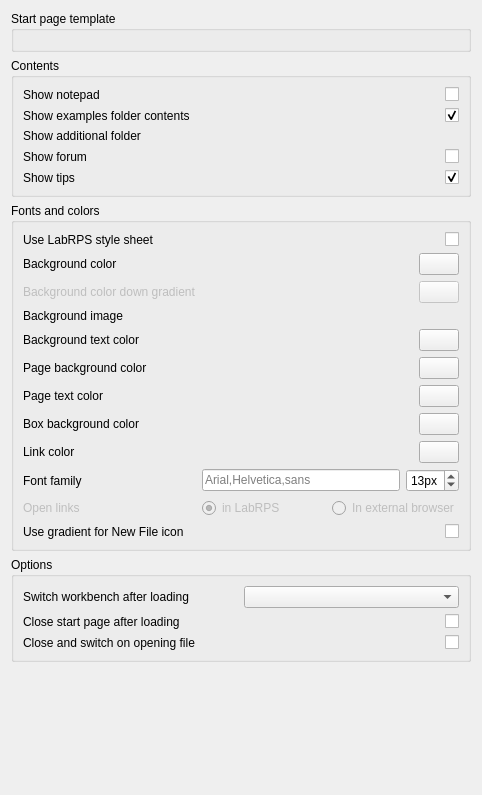
<?xml version="1.0" encoding="UTF-8"?>
<ui version="4.0">
 <class>DlgStartPreferences</class>
 <widget class="QWidget" name="DlgStartPreferences">
  <property name="geometry">
   <rect>
    <x>0</x>
    <y>0</y>
    <width>482</width>
    <height>795</height>
   </rect>
  </property>
  <property name="windowTitle">
   <string>Start page options</string>
  </property>
  <layout class="QVBoxLayout" name="verticalLayout">
   <item>
    <widget class="QGroupBox" name="groupBox_2">
     <property name="title">
      <string>Start page template</string>
     </property>
     <layout class="QVBoxLayout" name="verticalLayout_2">
      <item>
       <widget class="Gui::PrefFileChooser" name="fileChooser_1">
        <property name="toolTip">
         <string>An optional HTML template that will be used instead of the default start page.</string>
        </property>
        <property name="prefEntry" stdset="0">
         <cstring>Template</cstring>
        </property>
        <property name="prefPath" stdset="0">
         <cstring>Mod/Start</cstring>
        </property>
       </widget>
      </item>
     </layout>
    </widget>
   </item>
   <item>
    <widget class="QGroupBox" name="groupBox_3">
     <property name="title">
      <string>Contents</string>
     </property>
     <layout class="QGridLayout" name="gridLayout_2">
      <item row="0" column="0">
       <widget class="QLabel" name="label_17">
        <property name="text">
         <string>Show notepad</string>
        </property>
       </widget>
      </item>
      <item row="0" column="1">
       <widget class="Gui::PrefCheckBox" name="checkBox">
        <property name="toolTip">
         <string>Shows a notepad next to the file thumbnails, where you can keep notes across sessions</string>
        </property>
        <property name="layoutDirection">
         <enum>Qt::RightToLeft</enum>
        </property>
        <property name="text">
         <string/>
        </property>
        <property name="prefEntry" stdset="0">
         <cstring>ShowNotes</cstring>
        </property>
        <property name="prefPath" stdset="0">
         <cstring>Mod/Start</cstring>
        </property>
       </widget>
      </item>
      <item row="1" column="0">
       <widget class="QLabel" name="label_9">
        <property name="text">
         <string>Show examples folder contents</string>
        </property>
       </widget>
      </item>
      <item row="1" column="1">
       <widget class="Gui::PrefCheckBox" name="checkBox_1">
        <property name="toolTip">
         <string>If you want the examples to show on the first page</string>
        </property>
        <property name="layoutDirection">
         <enum>Qt::RightToLeft</enum>
        </property>
        <property name="text">
         <string/>
        </property>
        <property name="checked">
         <bool>true</bool>
        </property>
        <property name="prefEntry" stdset="0">
         <cstring>ShowExamples</cstring>
        </property>
        <property name="prefPath" stdset="0">
         <cstring>Mod/Start</cstring>
        </property>
       </widget>
      </item>
      <item row="2" column="0">
       <widget class="QLabel" name="label_10">
        <property name="text">
         <string>Show additional folder</string>
        </property>
       </widget>
      </item>
      <item row="2" column="1">
       <widget class="Gui::PrefFileChooser" name="fileChooser_3">
        <property name="toolTip">
         <string>An optional custom folder to be displayed at the bottom of the first page.
By using ";;" to separate paths, you can add several folders here</string>
        </property>
        <property name="mode">
         <enum>Gui::FileChooser::Directory</enum>
        </property>
        <property name="prefEntry" stdset="0">
         <cstring>ShowCustomFolder</cstring>
        </property>
        <property name="prefPath" stdset="0">
         <cstring>Mod/Start</cstring>
        </property>
       </widget>
      </item>
      <item row="3" column="0">
       <widget class="QLabel" name="label_14">
        <property name="text">
         <string>Show forum</string>
        </property>
       </widget>
      </item>
      <item row="3" column="1">
       <widget class="Gui::PrefCheckBox" name="checkBox_4">
        <property name="toolTip">
         <string>If this is checked, the latest posts from the LabRPS forum will be displayed on the Activity tab</string>
        </property>
        <property name="layoutDirection">
         <enum>Qt::RightToLeft</enum>
        </property>
        <property name="text">
         <string/>
        </property>
        <property name="prefEntry" stdset="0">
         <cstring>ShowForum</cstring>
        </property>
        <property name="prefPath" stdset="0">
         <cstring>Mod/Start</cstring>
        </property>
       </widget>
      </item>
      <item row="4" column="0">
       <widget class="QLabel" name="label_19">
        <property name="text">
         <string>Show tips</string>
        </property>
       </widget>
      </item>
      <item row="4" column="1">
       <widget class="Gui::PrefCheckBox" name="checkBox_7">
        <property name="layoutDirection">
         <enum>Qt::RightToLeft</enum>
        </property>
        <property name="toolTip">
         <string>Displays help tips in the Start workbench Documents tab</string>
        </property>
        <property name="text">
         <string/>
        </property>
        <property name="checked">
         <bool>true</bool>
        </property>
        <property name="prefEntry" stdset="0">
         <cstring>ShowTips</cstring>
        </property>
        <property name="prefPath" stdset="0">
         <cstring>Mod/Start</cstring>
        </property>
       </widget>
      </item>
     </layout>
    </widget>
   </item>
   <item>
    <widget class="QGroupBox" name="groupBox">
     <property name="title">
      <string>Fonts and colors</string>
     </property>
     <layout class="QGridLayout" name="gridLayout">
      <item row="0" column="0">
       <widget class="QLabel" name="label_15">
        <property name="text">
         <string>Use LabRPS style sheet</string>
        </property>
       </widget>
      </item>
      <item row="0" column="1">
       <widget class="Gui::PrefCheckBox" name="checkBox_5">
        <property name="toolTip">
         <string>If this is checked and a style sheet is specified in General preferences, it will be used and override the colors below</string>
        </property>
        <property name="layoutDirection">
         <enum>Qt::RightToLeft</enum>
        </property>
        <property name="text">
         <string/>
        </property>
        <property name="prefEntry" stdset="0">
         <cstring>UseStyleSheet</cstring>
        </property>
        <property name="prefPath" stdset="0">
         <cstring>Mod/Start</cstring>
        </property>
       </widget>
      </item>
      <item row="1" column="0">
       <widget class="QLabel" name="label">
        <property name="text">
         <string>Background color</string>
        </property>
       </widget>
      </item>
      <item row="1" column="1" alignment="Qt::AlignRight">
       <widget class="Gui::PrefColorButton" name="colorButton_1">
        <property name="maximumSize">
         <size>
          <width>60</width>
          <height>60</height>
         </size>
        </property>
        <property name="toolTip">
         <string>The background color behind the panels</string>
        </property>
        <property name="color">
         <color>
          <red>79</red>
          <green>88</green>
          <blue>116</blue>
         </color>
        </property>
        <property name="prefEntry" stdset="0">
         <cstring>BackgroundColor1</cstring>
        </property>
        <property name="prefPath" stdset="0">
         <cstring>Mod/Start</cstring>
        </property>
       </widget>
      </item>
      <item row="2" column="0">
       <widget class="QLabel" name="label_12">
        <property name="enabled">
         <bool>false</bool>
        </property>
        <property name="text">
         <string>Background color down gradient</string>
        </property>
       </widget>
      </item>
      <item row="2" column="1" alignment="Qt::AlignRight">
       <widget class="Gui::PrefColorButton" name="colorButton_7">
        <property name="enabled">
         <bool>false</bool>
        </property>
        <property name="maximumSize">
         <size>
          <width>60</width>
          <height>60</height>
         </size>
        </property>
        <property name="toolTip">
         <string>The down gradient for the background color (currently unsupported)</string>
        </property>
        <property name="color">
         <color>
          <red>127</red>
          <green>158</green>
          <blue>181</blue>
         </color>
        </property>
        <property name="prefEntry" stdset="0">
         <cstring>BackgroundColor2</cstring>
        </property>
        <property name="prefPath" stdset="0">
         <cstring>Mod/Start</cstring>
        </property>
       </widget>
      </item>
      <item row="4" column="0">
       <widget class="QLabel" name="label_2">
        <property name="text">
         <string>Background image</string>
        </property>
       </widget>
      </item>
      <item row="4" column="1">
       <widget class="Gui::PrefFileChooser" name="fileChooser_2">
        <property name="toolTip">
         <string>An optional image to display as background</string>
        </property>
        <property name="prefEntry" stdset="0">
         <cstring>BackgroundImage</cstring>
        </property>
        <property name="prefPath" stdset="0">
         <cstring>Mod/Start</cstring>
        </property>
       </widget>
      </item>
      <item row="5" column="0">
       <widget class="QLabel" name="label_3">
        <property name="text">
         <string>Background text color</string>
        </property>
       </widget>
      </item>
      <item row="5" column="1" alignment="Qt::AlignRight">
       <widget class="Gui::PrefColorButton" name="colorButton_2">
        <property name="maximumSize">
         <size>
          <width>60</width>
          <height>60</height>
         </size>
        </property>
        <property name="toolTip">
         <string>The color of the version text</string>
        </property>
        <property name="color">
         <color>
          <red>255</red>
          <green>251</green>
          <blue>247</blue>
         </color>
        </property>
        <property name="prefEntry" stdset="0">
         <cstring>BackgroundTextColor</cstring>
        </property>
        <property name="prefPath" stdset="0">
         <cstring>Mod/Start</cstring>
        </property>
       </widget>
      </item>
      <item row="6" column="0">
       <widget class="QLabel" name="label_4">
        <property name="text">
         <string>Page background color</string>
        </property>
       </widget>
      </item>
      <item row="6" column="1" alignment="Qt::AlignRight">
       <widget class="Gui::PrefColorButton" name="colorButton_3">
        <property name="maximumSize">
         <size>
          <width>60</width>
          <height>60</height>
         </size>
        </property>
        <property name="toolTip">
         <string>The background of the main start page area</string>
        </property>
        <property name="color">
         <color>
          <red>255</red>
          <green>255</green>
          <blue>255</blue>
         </color>
        </property>
        <property name="prefEntry" stdset="0">
         <cstring>PageColor</cstring>
        </property>
        <property name="prefPath" stdset="0">
         <cstring>Mod/Start</cstring>
        </property>
       </widget>
      </item>
      <item row="7" column="0">
       <widget class="QLabel" name="label_5">
        <property name="text">
         <string>Page text color</string>
        </property>
       </widget>
      </item>
      <item row="7" column="1" alignment="Qt::AlignRight">
       <widget class="Gui::PrefColorButton" name="colorButton_4">
        <property name="maximumSize">
         <size>
          <width>60</width>
          <height>60</height>
         </size>
        </property>
        <property name="toolTip">
         <string>The color of the text on the main pages</string>
        </property>
        <property name="color">
         <color>
          <red>0</red>
          <green>0</green>
          <blue>0</blue>
         </color>
        </property>
        <property name="prefEntry" stdset="0">
         <cstring>PageTextColor</cstring>
        </property>
        <property name="prefPath" stdset="0">
         <cstring>Mod/Start</cstring>
        </property>
       </widget>
      </item>
      <item row="8" column="0">
       <widget class="QLabel" name="label_6">
        <property name="text">
         <string>Box background color</string>
        </property>
       </widget>
      </item>
      <item row="8" column="1" alignment="Qt::AlignRight">
       <widget class="Gui::PrefColorButton" name="colorButton_5">
        <property name="maximumSize">
         <size>
          <width>60</width>
          <height>60</height>
         </size>
        </property>
        <property name="toolTip">
         <string>The background color of the boxes inside the pages</string>
        </property>
        <property name="color">
         <color>
          <red>221</red>
          <green>221</green>
          <blue>221</blue>
         </color>
        </property>
        <property name="prefEntry" stdset="0">
         <cstring>BoxColor</cstring>
        </property>
        <property name="prefPath" stdset="0">
         <cstring>Mod/Start</cstring>
        </property>
       </widget>
      </item>
      <item row="9" column="0">
       <widget class="QLabel" name="label_8">
        <property name="text">
         <string>Link color</string>
        </property>
       </widget>
      </item>
      <item row="9" column="1" alignment="Qt::AlignRight">
       <widget class="Gui::PrefColorButton" name="colorButton_6">
        <property name="maximumSize">
         <size>
          <width>60</width>
          <height>60</height>
         </size>
        </property>
        <property name="toolTip">
         <string>The color of the links</string>
        </property>
        <property name="color">
         <color>
          <red>0</red>
          <green>0</green>
          <blue>255</blue>
         </color>
        </property>
        <property name="prefEntry" stdset="0">
         <cstring>LinkColor</cstring>
        </property>
        <property name="prefPath" stdset="0">
         <cstring>Mod/Start</cstring>
        </property>
       </widget>
      </item>
      <item row="10" column="0">
       <widget class="QLabel" name="label_16">
        <property name="text">
         <string>Font family</string>
        </property>
       </widget>
      </item>
      <item row="10" column="1">
       <layout class="QHBoxLayout" name="horizontalLayout_2">
        <item>
         <widget class="Gui::PrefLineEdit" name="lineEdit">
          <property name="toolTip">
           <string>The font family to use on the start page. Can be a font name or a comma-separated series of fallback fonts</string>
          </property>
          <property name="text">
           <string/>
          </property>
          <property name="placeholderText">
           <string>Arial,Helvetica,sans</string>
          </property>
          <property name="prefEntry" stdset="0">
           <cstring>FontFamily</cstring>
          </property>
          <property name="prefPath" stdset="0">
           <cstring>Mod/Start</cstring>
          </property>
         </widget>
        </item>
        <item>
         <widget class="Gui::PrefSpinBox" name="spinBox">
          <property name="toolTip">
           <string>The base font size to use for all texts of the Start page</string>
          </property>
          <property name="suffix">
           <string>px</string>
          </property>
          <property name="value">
           <number>13</number>
          </property>
          <property name="prefEntry" stdset="0">
           <cstring>FontSize</cstring>
          </property>
          <property name="prefPath" stdset="0">
           <cstring>Mod/Start</cstring>
          </property>
         </widget>
        </item>
       </layout>
      </item>
      <item row="11" column="0">
       <widget class="QLabel" name="label_7">
        <property name="enabled">
         <bool>false</bool>
        </property>
        <property name="text">
         <string>Open links</string>
        </property>
       </widget>
      </item>
      <item row="11" column="1">
       <layout class="QHBoxLayout" name="horizontalLayout">
        <item>
         <widget class="Gui::PrefRadioButton" name="radioButton_2">
          <property name="enabled">
           <bool>false</bool>
          </property>
          <property name="text">
           <string>in LabRPS</string>
          </property>
          <property name="checked">
           <bool>true</bool>
          </property>
          <property name="prefEntry" stdset="0">
           <cstring>InBrowser</cstring>
          </property>
          <property name="prefPath" stdset="0">
           <cstring>Mod/Start</cstring>
          </property>
         </widget>
        </item>
        <item>
         <widget class="Gui::PrefRadioButton" name="radioButton_1">
          <property name="enabled">
           <bool>false</bool>
          </property>
          <property name="text">
           <string>In external browser</string>
          </property>
          <property name="prefEntry" stdset="0">
           <cstring>InWeb</cstring>
          </property>
          <property name="prefPath" stdset="0">
           <cstring>Mod/Start</cstring>
          </property>
         </widget>
        </item>
       </layout>
      </item>
      <item row="12" column="0">
       <widget class="QLabel" name="label_18">
        <property name="text">
         <string>Use gradient for New File icon</string>
        </property>
       </widget>
      </item>
      <item row="12" column="1">
       <widget class="Gui::PrefCheckBox" name="checkBox_6">
        <property name="toolTip">
         <string>If this is selected, the 'New File' icon shows a gradient icon instead of the normal icon</string>
        </property>
        <property name="layoutDirection">
         <enum>Qt::RightToLeft</enum>
        </property>
        <property name="text">
         <string/>
        </property>
        <property name="prefEntry" stdset="0">
         <cstring>NewFileGradient</cstring>
        </property>
        <property name="prefPath" stdset="0">
         <cstring>Mod/Start</cstring>
        </property>
       </widget>
      </item>
     </layout>
    </widget>
   </item>
   <item>
    <widget class="QGroupBox" name="groupBox_4">
     <property name="title">
      <string>Options</string>
     </property>
     <layout class="QGridLayout" name="gridLayout_3">
      <item row="0" column="0">
       <widget class="QLabel" name="autoModuleLabel">
        <property name="text">
         <string>Switch workbench after loading</string>
        </property>
       </widget>
      </item>
      <item row="0" column="1">
       <widget class="QComboBox" name="AutoloadModuleCombo">
        <property name="toolTip">
         <string>Choose which workbench to switch to after the program launches</string>
        </property>
       </widget>
      </item>
      <item row="1" column="0">
       <widget class="QLabel" name="label_11">
        <property name="text">
         <string>Close start page after loading</string>
        </property>
       </widget>
      </item>
      <item row="1" column="1">
       <widget class="Gui::PrefCheckBox" name="checkBox_2">
        <property name="toolTip">
         <string>If checked, will automatically close the Start page when LabRPS launches</string>
        </property>
        <property name="layoutDirection">
         <enum>Qt::RightToLeft</enum>
        </property>
        <property name="text">
         <string/>
        </property>
        <property name="prefEntry" stdset="0">
         <cstring>closeStart</cstring>
        </property>
        <property name="prefPath" stdset="0">
         <cstring>Mod/Start</cstring>
        </property>
       </widget>
      </item>
      <item row="2" column="0">
       <widget class="QLabel" name="label_13">
        <property name="text">
         <string>Close and switch on opening file</string>
        </property>
       </widget>
      </item>
      <item row="2" column="1">
       <widget class="Gui::PrefCheckBox" name="checkBox_3">
        <property name="toolTip">
         <string>If application is started by opening a file, apply the two settings above</string>
        </property>
        <property name="layoutDirection">
         <enum>Qt::RightToLeft</enum>
        </property>
        <property name="text">
         <string/>
        </property>
        <property name="prefEntry" stdset="0">
         <cstring>DoNotShowOnOpen</cstring>
        </property>
        <property name="prefPath" stdset="0">
         <cstring>Mod/Start</cstring>
        </property>
       </widget>
      </item>
     </layout>
    </widget>
   </item>
   <item>
    <spacer name="verticalSpacer">
     <property name="orientation">
      <enum>Qt::Vertical</enum>
     </property>
     <property name="sizeHint" stdset="0">
      <size>
       <width>20</width>
       <height>40</height>
      </size>
     </property>
    </spacer>
   </item>
  </layout>
 </widget>
 <customwidgets>
  <customwidget>
   <class>Gui::FileChooser</class>
   <extends>QWidget</extends>
   <header>Gui/FileDialog.h</header>
  </customwidget>
  <customwidget>
   <class>Gui::ColorButton</class>
   <extends>QPushButton</extends>
   <header>Gui/Widgets.h</header>
  </customwidget>
  <customwidget>
   <class>Gui::PrefFileChooser</class>
   <extends>Gui::FileChooser</extends>
   <header>Gui/PrefWidgets.h</header>
  </customwidget>
  <customwidget>
   <class>Gui::PrefSpinBox</class>
   <extends>QSpinBox</extends>
   <header>Gui/PrefWidgets.h</header>
  </customwidget>
  <customwidget>
   <class>Gui::PrefColorButton</class>
   <extends>Gui::ColorButton</extends>
   <header>Gui/PrefWidgets.h</header>
  </customwidget>
  <customwidget>
   <class>Gui::PrefRadioButton</class>
   <extends>QRadioButton</extends>
   <header>Gui/PrefWidgets.h</header>
  </customwidget>
  <customwidget>
   <class>Gui::PrefCheckBox</class>
   <extends>QCheckBox</extends>
   <header>Gui/PrefWidgets.h</header>
  </customwidget>
  <customwidget>
   <class>Gui::PrefLineEdit</class>
   <extends>QLineEdit</extends>
   <header>Gui/PrefWidgets.h</header>
  </customwidget>
 </customwidgets>
 <resources/>
 <connections/>
</ui>
